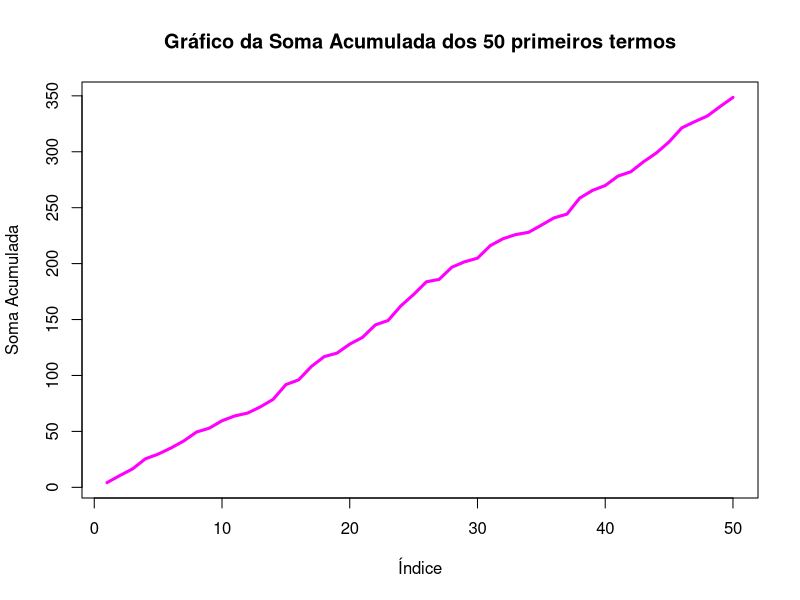
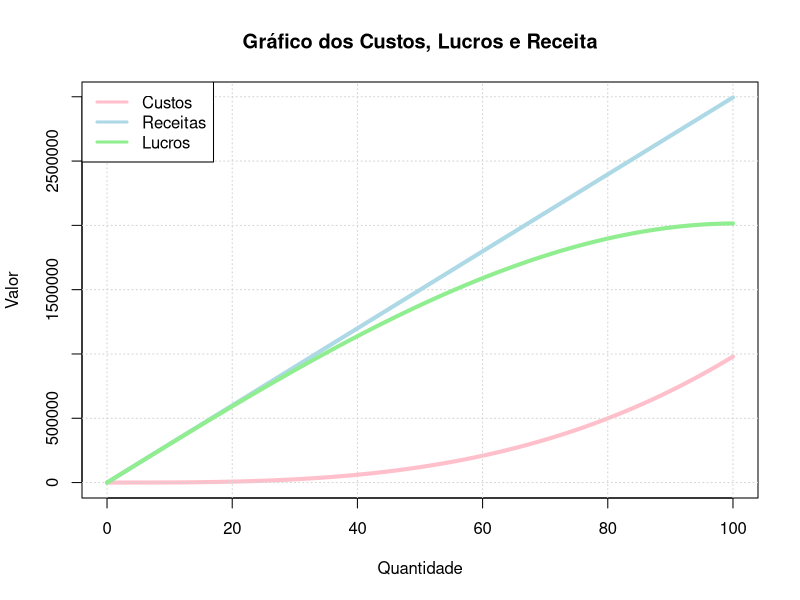
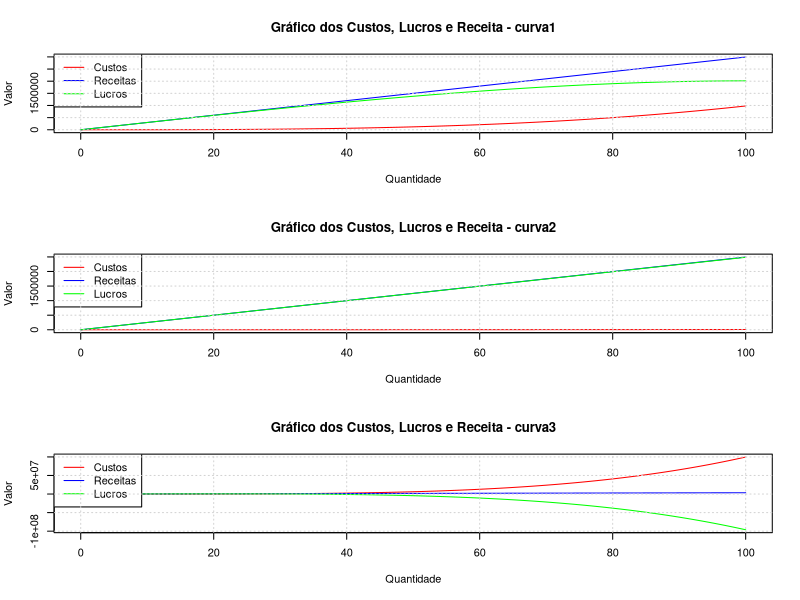

Write the R code that produced these figures, in order.
'2) Escreva uma função que tem como variáveis o Capital e Trabalho, utilizando a função
Cobb-Douglas adicionada, para calcular a produção y(K,L) = A*Kα*L2*β + (1-A)* K2*
α*Lβ+0,1 
Com A = 2, α = 0,8 e β = 0,2. Determine a Produção final se aplicados R$ 1.000 com 100 horas de trabalho
para definir a produção. Usar a função para determinar qual a produção se α = 0,7 e β = 1,2 com R$
20.000 e 250 horas. Escrever a solução utilizando a linguagem R usando a “FUNCTION”, COM
PARÂMETROS EM UM VETOR DE ENTRADA DE DADOS.'

#função
funcao_producao <- function(A,a,b,K,L) {
  resultado <- A*(K^a)*L^(2*b)+(1-A)*K^(2*a)*L^(b+0.1)
  return(resultado)
}

#parâmetros
A <-2
a1 <-0.8
b1 <-0.2
K1 <- 1000
L1 <- 100

producao1 <- funcao_producao(A,a1,b1,K1,L1)
cat("A produção final considerando as variáveis dadas A=", A, ", alfa=", a1,
    ", beta=", b1, ", K=", K1, "e L=", L1, "é de:", producao1)

#Novos parâmetros
a2 <- 0.7
b2 <- 1.2
K2 <- 20000
L2 <- 250
producao2 <- funcao_producao(A,a2,b2,K2,L2)
cat("A produção final considerando as variáveis dadas A=", A, ", alfa=", a2,
    ", beta=", b2, ", K=", K2, "e L=", L2, "é de:", producao2)

'3) Considere as Matrizes A B e C e calcule: y = 2*A3 + 3*B2 - 3*C4. Escrever a solução utilizando a linguagem R.
A:    B:   C:
3 3   2 2   1 1
3 3   2 2   1 1'

matrizA <- matrix(c(3, 3,
                    3, 3),
                    nrow = 2, byrow = TRUE)
matrizB <- matrix(c(2, 2,
                    2, 2),
                  nrow = 2, byrow = TRUE)
matrizC <- matrix(c(1,1,
                    1,1),
                  nrow = 2, byrow = TRUE)

produto_matrizes <- 2*matrizA^3 + 3*matrizB^2 - 3*matrizC^4
cat("O resultado do produto das matrizes y = 2*A^3 + 3*B^2 - 3*C^4 é:")
produto_matrizes


'4) Utilize o comando “for” e elabore o algoritmo para calcular a soma dos primeiros 50 números
de x, sendo a função definida pela equação y1(x) = 2 + x^2-0.05*x^3. Se soma y1(x) for menor que
zero, a função passa para y2(x) = 2 + x^2-0.01*x^3.Faça o gráfico da função soma acumulada.
Escrever a solução utilizando a linguagem R'

y1 <- function(x) {
  2 + x^2 - 0.05*x^3
  }

y2 <- function(x) {
  2 + x^2 - 0.1*x^3
}


soma_condicionada <- function(x){
  soma <- 0
  soma_acumulada <- numeric(length(x))
  
  for (i in 1:length(x)){
    valor <- y1(x[i])
    soma <- soma + valor
    
    if (soma < 0) {
      valor <- y2(x[i])
      soma <- soma - y1(x[i] + valor)
    }
    
    soma_acumulada[i] <- soma
  }
  
  return(soma_acumulada)
}

x <- rnorm(100,2,1)
x50 <- x[1:50]
soma_acumulada <- soma_condicionada(x50)

print(soma_acumulada)

plot(1:50, soma_acumulada, type = "l", col = "magenta", lwd = 3,
     xlab = "Índice", ylab = "Soma Acumulada",
     main = "Gráfico da Soma Acumulada dos 50 primeiros termos")


'5) Calcular o lucro máximo e o respectivo preço que a empresa deveria praticar,
considerando o padrão da função custo indicado abaixo, com três tipos de curva e as
respectivas demandas. Fazer o gráfico dos custos, lucros e receita.
Ci= xia + b*xic + d*xi + e; Função Demanda: yi= a + b*xi; sendo i = 1.'

custo1 <- function(x, a, b, c, d, e){
  return(x^a + b*x^c + d*x + e)
}

demanda <- function(x, a_dem, b_dem){
  return(a_dem + b_dem*x)
}

#parâmetros - custos
a <- 3
b <- -2
c <- 2
d <- -1
e <- 150

# parâmetro - demanda
a_dem <- 30000
b_dem <- -0.5

# intervalo de x para análise
x <- seq(0, 100, by = 0.1)

custos <- custo1(x, a, b, c, d, e)
receitas <- demanda(x, a_dem, b_dem) * x
lucros <- receitas - custos


lucro_maximo <- max(lucros)
preco_maximo <- x[which.max(lucros)]

cat("Lucro máximo: ", lucro_maximo, "\n")
cat("Preço que maximiza o lucro: ", preco_maximo, "\n")


plot(x, custos, type = "l", col = "pink", ylim = c(min(custos, lucros, receitas),
    max(custos, lucros, receitas)), lwd = 4, xlab = "Quantidade", ylab = "Valor",
    main = "Gráfico dos Custos, Lucros e Receita")
grid()
lines(x, receitas, col = "lightblue", lwd = 4)
lines(x, lucros, col = "lightgreen", lwd = 4)
legend("topleft", inset = c(0, 0), legend = c("Custos", "Receitas", "Lucros"),
       col = c("pink", "lightblue", "lightgreen"), lty = 1, lwd = 3, xpd = FALSE)


'6) Utilizando programação matemática em R: Utilize o comando “for” e elabore o algoritmo
para calcular a série (Faça para x= 5) dos 100, n = 100, primeiros termos:
Sendo o somatório definido, em x, com n termos:'

x <- 5
soma <- 0

fatorial <- function(n) {
  if (n == 0) return(1)
  return(prod(1:n))
}

# loop para calcular a série até n = 100
for (n in 1:100) {
  if (n %% 2 == 1) {
    termo <- - (n + 2) * x^n / ((n + 1) * fatorial(n))
  } else {
    termo <- (n + 2) * x^n / ((n + 1) * fatorial(n))
  }
  soma <- soma + termo
}

# Exibir o resultado da soma
cat("A soma dos primeiros 100 termos da série para x =", x, "é:", soma, "\n")







'Com 3 curvas de custo'
# Função para calcular o custo
custo <- function(x, a, b, c, d, e) {
  return(x^a + b*x^c + d*x + e)
}

# Função para calcular a demanda
demanda <- function(x, a_dem, b_dem) {
  return(a_dem + b_dem*x)
}

# Parâmetros das funções de custo e demanda para as três curvas
curvas <- list(
  curva1 = list(custo = list(a = 3, b = -2, c = 2, d = -1, e = 150),
                demanda = list(a_dem = 30000, b_dem = -0.5)),
  curva2 = list(custo = list(a = 2, b = -1, c = 1.5, d = -0.8, e = 100),
                demanda = list(a_dem = 25000, b_dem = -0.4)),
  curva3 = list(custo = list(a = 4, b = -3, c = 2.5, d = -1.2, e = 200),
                demanda = list(a_dem = 35000, b_dem = -0.6))
)

# Intervalo de x para análise
x <- seq(0, 100, by = 0.1)

# Preparar os gráficos
par(mfrow = c(3, 1))

# Função para calcular e plotar os gráficos para cada curva
plot_curva <- function(curva, nome) {
  custos <- custo(x, curva$custo$a, curva$custo$b, curva$custo$c, curva$custo$d, curva$custo$e)
  receitas <- demanda(x, curva$demanda$a_dem, curva$demanda$b_dem) * x
  lucros <- receitas - custos
  
  # Encontrar o lucro máximo e o respectivo preço
  lucro_maximo <- max(lucros)
  preco_maximo <- x[which.max(lucros)]
  
  # Exibir o lucro máximo e o respectivo preço
  cat("Curva:", nome, "\n")
  cat("Lucro máximo: ", lucro_maximo, "\n")
  cat("Preço que maximiza o lucro: ", preco_maximo, "\n\n")
  
  # Gráficos
  plot(x, custos, type = "l", col = "red", ylim = c(min(custos, lucros, receitas), max(custos, lucros, receitas)), 
       xlab = "Quantidade", ylab = "Valor", main = paste("Gráfico dos Custos, Lucros e Receita -", nome))
  lines(x, receitas, col = "blue")
  lines(x, lucros, col = "green")
  legend("topleft", legend = c("Custos", "Receitas", "Lucros"), col = c("red", "blue", "green"), lty = 1)
  grid()
}

# Loop para processar cada curva
for (nome_curva in names(curvas)) {
  plot_curva(curvas[[nome_curva]], nome_curva)
}

# Resetar layout dos gráficos
par(mfrow = c(1, 1))
